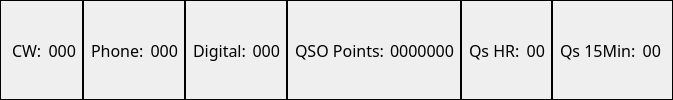
         <widget class="QFrame" name="frame">
          <property name="font">
           <font>
            <family>JetBrains Mono</family>
            <pointsize>12</pointsize>
           </font>
          </property>
          <property name="styleSheet">
           <string notr="true">border-color: rgb(238, 238, 236);
border-top-color: rgb(255, 255, 255);</string>
          </property>
          <property name="frameShape">
           <enum>QFrame::Box</enum>
          </property>
          <property name="frameShadow">
           <enum>QFrame::Plain</enum>
          </property>
          <layout class="QHBoxLayout" name="horizontalLayout_11">
           <property name="topMargin">
            <number>0</number>
           </property>
           <property name="bottomMargin">
            <number>0</number>
           </property>
           <item>
            <widget class="QLabel" name="label">
             <property name="font">
              <font>
               <family>JetBrains Mono</family>
               <pointsize>12</pointsize>
               <bold>false</bold>
               <kerning>true</kerning>
              </font>
             </property>
             <property name="text">
              <string>CW:</string>
             </property>
            </widget>
           </item>
           <item>
            <widget class="QLabel" name="Total_CW">
             <property name="font">
              <font>
               <family>JetBrains Mono</family>
               <pointsize>12</pointsize>
               <bold>false</bold>
              </font>
             </property>
             <property name="toolTip">
              <string>CW contacts</string>
             </property>
             <property name="text">
              <string>000</string>
             </property>
             <property name="alignment">
              <set>Qt::AlignRight|Qt::AlignTrailing|Qt::AlignVCenter</set>
             </property>
            </widget>
           </item>
           <item>
            <widget class="Line" name="line">
             <property name="frameShadow">
              <enum>QFrame::Plain</enum>
             </property>
             <property name="lineWidth">
              <number>2</number>
             </property>
             <property name="orientation">
              <enum>Qt::Vertical</enum>
             </property>
            </widget>
           </item>
           <item>
            <widget class="QLabel" name="label_2">
             <property name="font">
              <font>
               <family>JetBrains Mono</family>
               <pointsize>12</pointsize>
               <bold>false</bold>
              </font>
             </property>
             <property name="text">
              <string>Phone:</string>
             </property>
            </widget>
           </item>
           <item>
            <widget class="QLabel" name="Total_Phone">
             <property name="font">
              <font>
               <family>JetBrains Mono</family>
               <pointsize>12</pointsize>
               <bold>false</bold>
              </font>
             </property>
             <property name="toolTip">
              <string>Phone Contacts</string>
             </property>
             <property name="text">
              <string>000</string>
             </property>
             <property name="alignment">
              <set>Qt::AlignRight|Qt::AlignTrailing|Qt::AlignVCenter</set>
             </property>
            </widget>
           </item>
           <item>
            <widget class="Line" name="line_2">
             <property name="frameShadow">
              <enum>QFrame::Plain</enum>
             </property>
             <property name="lineWidth">
              <number>2</number>
             </property>
             <property name="orientation">
              <enum>Qt::Vertical</enum>
             </property>
            </widget>
           </item>
           <item>
            <widget class="QLabel" name="label_3">
             <property name="font">
              <font>
               <family>JetBrains Mono</family>
               <pointsize>12</pointsize>
               <bold>false</bold>
              </font>
             </property>
             <property name="text">
              <string>Digital:</string>
             </property>
            </widget>
           </item>
           <item>
            <widget class="QLabel" name="Total_Digital">
             <property name="font">
              <font>
               <family>JetBrains Mono</family>
               <pointsize>12</pointsize>
               <bold>false</bold>
              </font>
             </property>
             <property name="toolTip">
              <string>Digital Contacts</string>
             </property>
             <property name="text">
              <string>000</string>
             </property>
             <property name="alignment">
              <set>Qt::AlignRight|Qt::AlignTrailing|Qt::AlignVCenter</set>
             </property>
            </widget>
           </item>
           <item>
            <widget class="Line" name="line_3">
             <property name="frameShadow">
              <enum>QFrame::Plain</enum>
             </property>
             <property name="lineWidth">
              <number>2</number>
             </property>
             <property name="orientation">
              <enum>Qt::Vertical</enum>
             </property>
            </widget>
           </item>
           <item>
            <widget class="QLabel" name="label_4">
             <property name="font">
              <font>
               <family>JetBrains Mono</family>
               <pointsize>12</pointsize>
               <bold>false</bold>
              </font>
             </property>
             <property name="text">
              <string>QSO Points:</string>
             </property>
            </widget>
           </item>
           <item>
            <widget class="QLabel" name="QSO_Points">
             <property name="font">
              <font>
               <family>JetBrains Mono</family>
               <pointsize>12</pointsize>
               <bold>false</bold>
              </font>
             </property>
             <property name="toolTip">
              <string>QSO Points</string>
             </property>
             <property name="text">
              <string>0000000</string>
             </property>
             <property name="alignment">
              <set>Qt::AlignRight|Qt::AlignTrailing|Qt::AlignVCenter</set>
             </property>
            </widget>
           </item>
           <item>
            <widget class="Line" name="line_4">
             <property name="frameShadow">
              <enum>QFrame::Plain</enum>
             </property>
             <property name="lineWidth">
              <number>2</number>
             </property>
             <property name="orientation">
              <enum>Qt::Vertical</enum>
             </property>
            </widget>
           </item>
           <item>
            <widget class="QLabel" name="label_5">
             <property name="font">
              <font>
               <family>JetBrains Mono</family>
               <pointsize>12</pointsize>
               <bold>false</bold>
              </font>
             </property>
             <property name="text">
              <string>Qs HR:</string>
             </property>
            </widget>
           </item>
           <item>
            <widget class="QLabel" name="QSO_PerHour">
             <property name="font">
              <font>
               <family>JetBrains Mono</family>
               <pointsize>12</pointsize>
               <bold>false</bold>
              </font>
             </property>
             <property name="toolTip">
              <string>Qs Per Hour</string>
             </property>
             <property name="text">
              <string>00</string>
             </property>
             <property name="alignment">
              <set>Qt::AlignRight|Qt::AlignTrailing|Qt::AlignVCenter</set>
             </property>
            </widget>
           </item>
           <item>
            <widget class="Line" name="line_5">
             <property name="frameShadow">
              <enum>QFrame::Plain</enum>
             </property>
             <property name="lineWidth">
              <number>2</number>
             </property>
             <property name="orientation">
              <enum>Qt::Vertical</enum>
             </property>
            </widget>
           </item>
           <item>
            <widget class="QLabel" name="label_6">
             <property name="font">
              <font>
               <family>JetBrains Mono</family>
               <pointsize>12</pointsize>
               <bold>false</bold>
              </font>
             </property>
             <property name="text">
              <string>Qs 15Min:</string>
             </property>
            </widget>
           </item>
           <item>
            <widget class="QLabel" name="QSO_Last15">
             <property name="font">
              <font>
               <family>JetBrains Mono</family>
               <pointsize>12</pointsize>
               <bold>false</bold>
              </font>
             </property>
             <property name="toolTip">
              <string>Qs Per 15 minutes</string>
             </property>
             <property name="text">
              <string>00</string>
             </property>
             <property name="alignment">
              <set>Qt::AlignRight|Qt::AlignTrailing|Qt::AlignVCenter</set>
             </property>
            </widget>
           </item>
          </layout>
         </widget>
